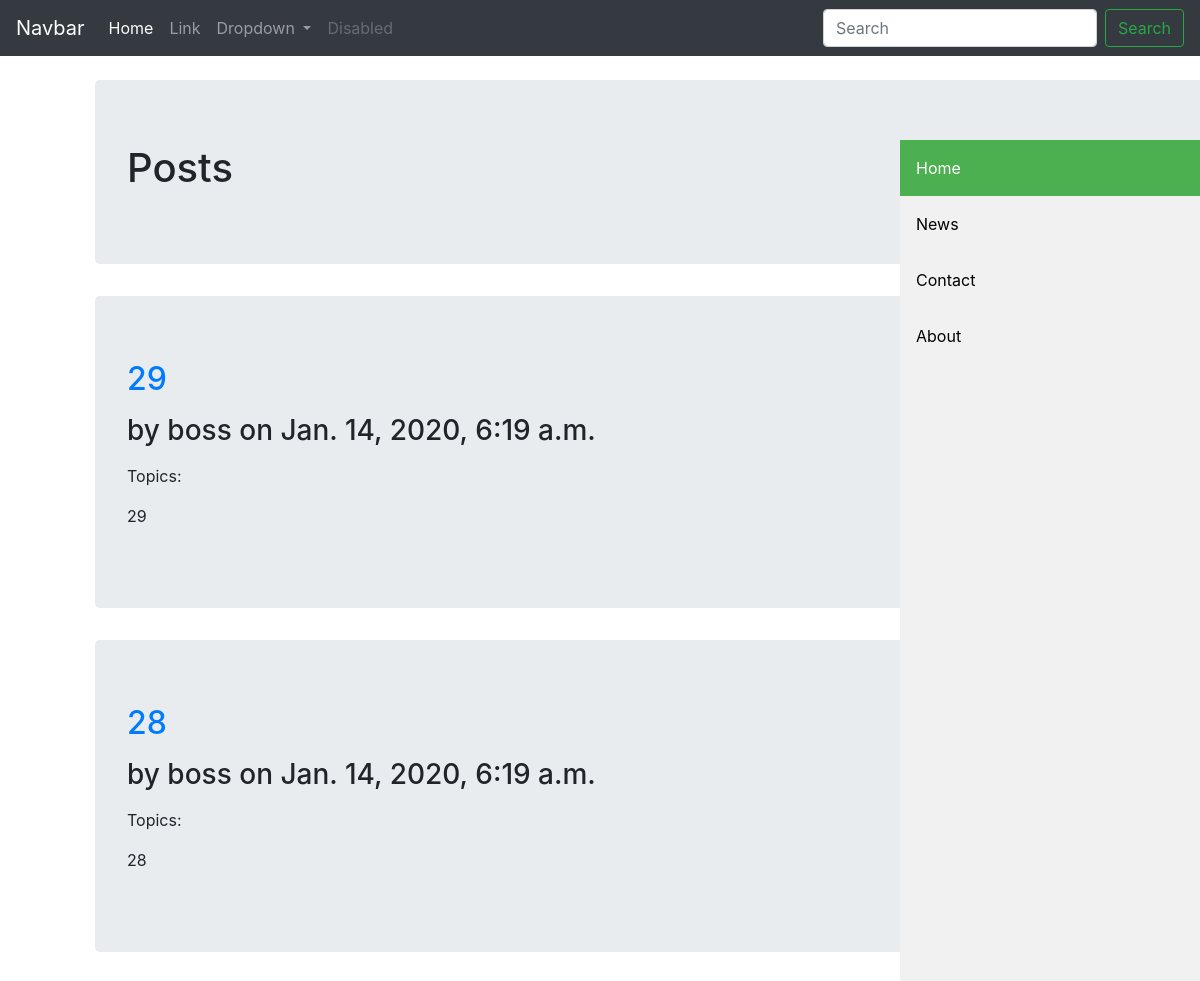
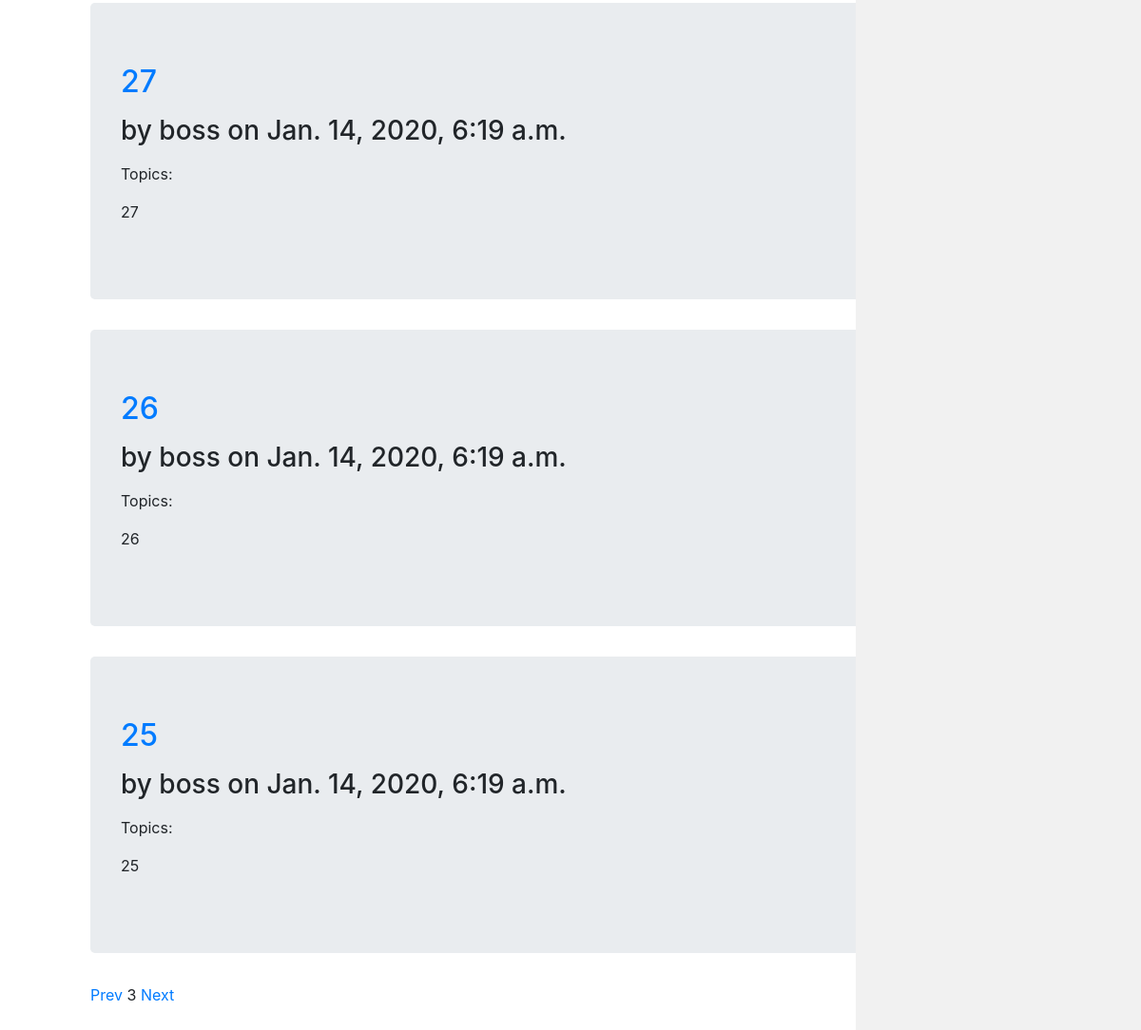
The page /posts/?page=3 on the database its author committed (2 pictures, top to bottom).
### posts/models.py (models this page shows, shortened)
class Post(models.Model):
	STATUS_CHOICES = (('draft', 'Draft'), ('published', 'Published'),)
	title = models.CharField(max_length=250)
	slug = models.SlugField(max_length=250, unique=True)
	author = models.ForeignKey(User, on_delete=models.CASCADE, related_name='posts')
	body = models.TextField()
	publish = models.DateTimeField(default=timezone.now)
	created = models.DateTimeField(auto_now_add=True)
	updated = models.DateTimeField(auto_now=True)
	status = models.CharField(max_length=10, choices=STATUS_CHOICES, default='draft')
	objects = models.Manager()
	published = PublishedManager()
	drafts = DraftManager()
	topics = TaggableManager()
	class Meta:
		ordering = ('-publish',)
	def get_absolute_url(self):
		return reverse('posts:post_detail', args=[self.pk, self.slug])

### posts/views.py (the view)
# urls.py: path('', views.posts_home, name='posts_home'),
def posts_home(request):
	object_list = Post.published.all()
	paginator = Paginator(object_list, 5)
	page = request.GET.get('page')
	try:
		posts = paginator.page(page)
	except PageNotAnInteger:
		posts = paginator.page(1)
	except EmptyPage:
		posts = paginator.page(paginator.num_pages)
	return render(request, 'posts/posts_home.html', {'posts':posts, 'page': page})

### posts/models.py (called while the page is built)
	def get_queryset(self):
		return super(PublishedManager, self).get_queryset().filter(status='published')

### posts/templatetags/posts_tags.py (called while the page is built)
@register.filter(name='markdown')
def markdown_format(text):
	return mark_safe(markdown.markdown(text))

### templates/posts/posts_home.html (shortened to what this page needs)
{%extends 'base.html'%}
{%load posts_tags%}
{%block content%}
<h1>Posts</h1>
{%endblock%}
{%block content_no_jt%}
{%for post in posts%}
<div class="jumbotron">
	<a href="{{ post.get_absolute_url }}"><h2>{{post.title}}</h2></a>
<p>
	<h3> by {{post.author}} on {{post.publish}}</h3>
</p>
<p>Topics: {{post.topics.all|join:", "}}</p>
{{post.body|markdown|truncatewords_html:10}}
</div>
{%endfor%}
{%include 'posts/pagination.html' with page=posts%}
{%endblock%}

### rows shown on the page
Post: title "29", author "boss", publish "Jan. 14, 2020, 6:19 a.m.", body "29"
Post: title "28", author "boss", publish "Jan. 14, 2020, 6:19 a.m.", body "28"
Post: title "27", author "boss", publish "Jan. 14, 2020, 6:19 a.m.", body "27"
Post: title "26", author "boss", publish "Jan. 14, 2020, 6:19 a.m.", body "26"
Post: title "25", author "boss", publish "Jan. 14, 2020, 6:19 a.m.", body "25"

### other values the page prints
{{ page.number }} "3"
